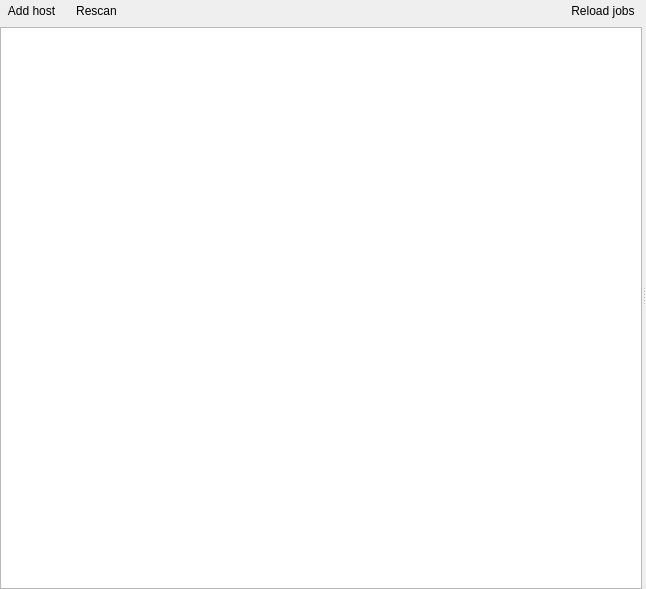
<?xml version="1.0" encoding="UTF-8"?>
<ui version="4.0">
 <class>MainWidget</class>
 <widget class="QWidget" name="MainWidget">
  <property name="geometry">
   <rect>
    <x>0</x>
    <y>0</y>
    <width>646</width>
    <height>589</height>
   </rect>
  </property>
  <property name="windowTitle">
   <string>Marche</string>
  </property>
  <property name="windowIcon">
   <iconset resource="../res/marche-gui.qrc">
    <normaloff>:/marche/24190.svg</normaloff>:/marche/24190.svg</iconset>
  </property>
  <layout class="QVBoxLayout" name="verticalLayout_3">
   <property name="margin">
    <number>0</number>
   </property>
   <item>
    <widget class="QSplitter" name="splitter">
     <property name="orientation">
      <enum>Qt::Horizontal</enum>
     </property>
     <widget class="QWidget" name="layoutWidget">
      <layout class="QVBoxLayout" name="leftlayout">
       <property name="margin">
        <number>0</number>
       </property>
       <item>
        <layout class="QHBoxLayout" name="horizontalLayout">
         <item>
          <widget class="QToolButton" name="addHostBtn">
           <property name="text">
            <string>Add host</string>
           </property>
           <property name="icon">
            <iconset resource="../res/marche-gui.qrc">
             <normaloff>:/marche/server.png</normaloff>:/marche/server.png</iconset>
           </property>
           <property name="toolButtonStyle">
            <enum>Qt::ToolButtonTextBesideIcon</enum>
           </property>
           <property name="autoRaise">
            <bool>true</bool>
           </property>
          </widget>
         </item>
         <item>
          <widget class="QToolButton" name="rescanBtn">
           <property name="text">
            <string>Rescan</string>
           </property>
           <property name="icon">
            <iconset resource="../res/marche-gui.qrc">
             <normaloff>:/marche/server-cast.png</normaloff>:/marche/server-cast.png</iconset>
           </property>
           <property name="toolButtonStyle">
            <enum>Qt::ToolButtonTextBesideIcon</enum>
           </property>
           <property name="autoRaise">
            <bool>true</bool>
           </property>
          </widget>
         </item>
         <item>
          <spacer name="horizontalSpacer">
           <property name="orientation">
            <enum>Qt::Horizontal</enum>
           </property>
           <property name="sizeHint" stdset="0">
            <size>
             <width>40</width>
             <height>20</height>
            </size>
           </property>
          </spacer>
         </item>
         <item>
          <widget class="QToolButton" name="reloadBtn">
           <property name="text">
            <string>Reload jobs</string>
           </property>
           <property name="icon">
            <iconset resource="../res/marche-gui.qrc">
             <normaloff>:/marche/arrow-circle-225.png</normaloff>:/marche/arrow-circle-225.png</iconset>
           </property>
           <property name="toolButtonStyle">
            <enum>Qt::ToolButtonTextBesideIcon</enum>
           </property>
           <property name="autoRaise">
            <bool>true</bool>
           </property>
          </widget>
         </item>
        </layout>
       </item>
       <item>
        <widget class="QListWidget" name="hostList">
         <property name="contextMenuPolicy">
          <enum>Qt::CustomContextMenu</enum>
         </property>
         <property name="iconSize">
          <size>
           <width>16</width>
           <height>24</height>
          </size>
         </property>
        </widget>
       </item>
      </layout>
     </widget>
     <widget class="QWidget" name="surface" native="true">
      <layout class="QVBoxLayout" name="verticalLayout">
       <property name="margin">
        <number>0</number>
       </property>
      </layout>
     </widget>
    </widget>
   </item>
  </layout>
  <action name="actionAdd_host">
   <property name="icon">
    <iconset resource="../res/marche-gui.qrc">
     <normaloff>:/marche/server.png</normaloff>:/marche/server.png</iconset>
   </property>
   <property name="text">
    <string>Add host</string>
   </property>
   <property name="shortcut">
    <string>Ctrl+H</string>
   </property>
  </action>
  <action name="actionExit">
   <property name="icon">
    <iconset resource="../res/marche-gui.qrc">
     <normaloff>:/marche/door-open.png</normaloff>:/marche/door-open.png</iconset>
   </property>
   <property name="text">
    <string>Exit</string>
   </property>
   <property name="shortcut">
    <string>Ctrl+Q</string>
   </property>
  </action>
  <action name="actionAbout">
   <property name="icon">
    <iconset resource="../res/marche-gui.qrc">
     <normaloff>:/marche/24190.svg</normaloff>:/marche/24190.svg</iconset>
   </property>
   <property name="text">
    <string>About</string>
   </property>
  </action>
  <action name="actionAbout_Qt">
   <property name="icon">
    <iconset resource="../res/marche-gui.qrc">
     <normaloff>:/marche/24190.svg</normaloff>:/marche/24190.svg</iconset>
   </property>
   <property name="text">
    <string>About Qt</string>
   </property>
  </action>
  <action name="actionScan_network">
   <property name="icon">
    <iconset resource="../res/marche-gui.qrc">
     <normaloff>:/marche/server-cast.png</normaloff>:/marche/server-cast.png</iconset>
   </property>
   <property name="text">
    <string>Scan network</string>
   </property>
   <property name="shortcut">
    <string>Ctrl+B</string>
   </property>
  </action>
  <action name="actionReload">
   <property name="icon">
    <iconset resource="../res/marche-gui.qrc">
     <normaloff>:/marche/arrow-circle-225.png</normaloff>:/marche/arrow-circle-225.png</iconset>
   </property>
   <property name="text">
    <string>Reload</string>
   </property>
   <property name="shortcut">
    <string>Ctrl+R</string>
   </property>
  </action>
  <action name="actionLoad_session">
   <property name="icon">
    <iconset resource="../res/marche-gui.qrc">
     <normaloff>:/marche/folder-open.png</normaloff>:/marche/folder-open.png</iconset>
   </property>
   <property name="text">
    <string>Load session</string>
   </property>
   <property name="shortcut">
    <string>Ctrl+O</string>
   </property>
  </action>
  <action name="actionSave_session_as">
   <property name="icon">
    <iconset resource="../res/marche-gui.qrc">
     <normaloff>:/marche/disk.png</normaloff>:/marche/disk.png</iconset>
   </property>
   <property name="text">
    <string>Save session as</string>
   </property>
   <property name="shortcut">
    <string>Ctrl+S</string>
   </property>
  </action>
 </widget>
 <resources>
  <include location="../res/marche-gui.qrc"/>
 </resources>
 <connections/>
</ui>
